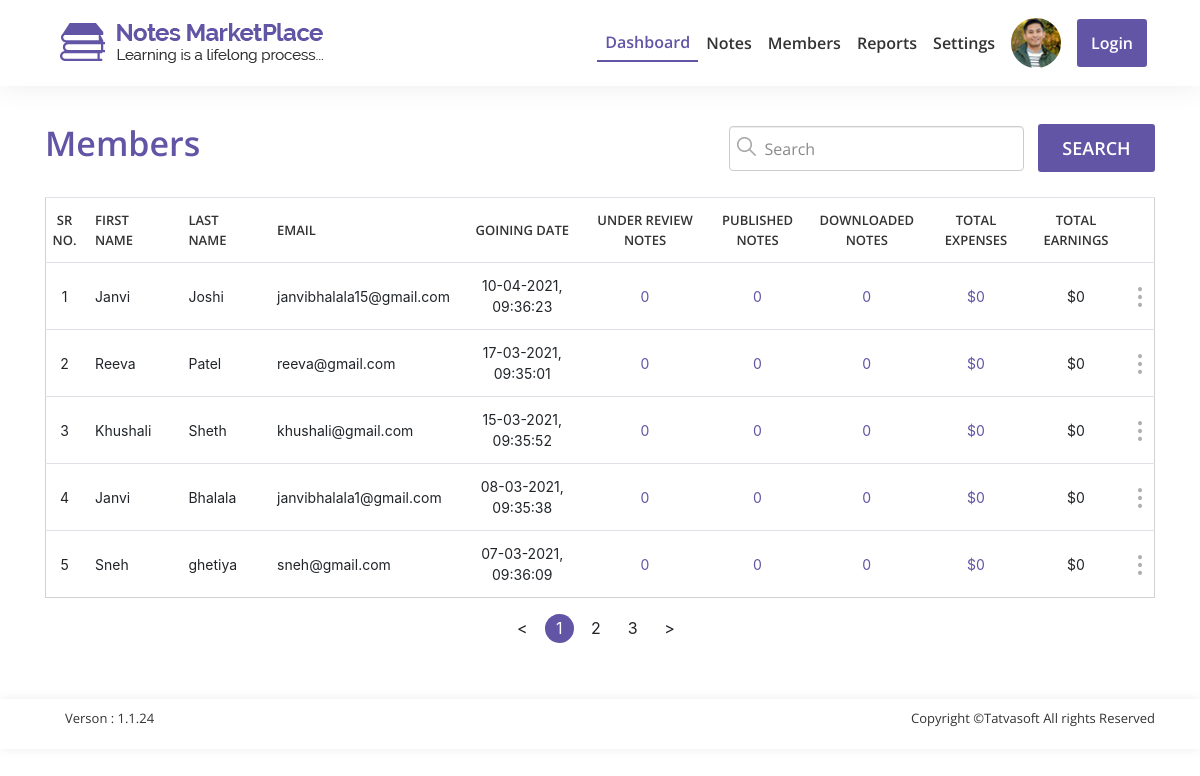
/admin/members.php, run on the app's committed database.
### tables this page shows
CREATE TABLE `users` (
  `user_id` int(11) NOT NULL,
  `role_id` int(11) NOT NULL,
  `fname` varchar(50) NOT NULL,
  `lname` varchar(50) NOT NULL,
  `email` varchar(100) NOT NULL,
  `phone_code` varchar(5) DEFAULT NULL,
  `phone` varchar(20) DEFAULT NULL,
  `password` varchar(24) NOT NULL,
  `is_email_verfied` bit(2) NOT NULL DEFAULT b'0',
  `created_by` int(11) DEFAULT NULL,
  `created_date` datetime DEFAULT NULL,
  `updated_date` datetime DEFAULT NULL,
  `updated_by` int(11) DEFAULT NULL,
  `is_active` bit(2) DEFAULT b'1'
);

### admin/members.php (the view, shortened to what this page needs)
<!DOCTYPE html>
<html lang="en">
<?php
    include "process/connection.php";
   $query="SELECT user_id,fname ,lname,email,created_date FROM users WHERE is_email_verfied=1 AND role_id=1 AND is_active=1 ORDER BY users.created_date DESC";
    $result=mysqli_query($conn, $query);
?>
<head>
	<link rel="stylesheet" href="css/boostrap/bootstrap.min.css">
	<link rel="stylesheet" href="css/animate/animate.min.css">
	<link rel="stylesheet" href="css/style.css">
</head>
<body>
	<div id="members">
		<?php  include "includes/header.php"; ?>
		<section>
			<div class="container">
				<div class=" search-tab row pt-4">
					<div class="col-md-auto  col-sm-12 animated slideInLeft">
						<h2>Members</h2>
					</div>
					<div class="col-md-auto col-sm-12 ml-auto animated slideInRight">
						<form>
							<div class="form-group ">
								<span class=" search-me">
									<img class=" field-icon-search" src="img/icons/search-icon.png">
									<input type="text" name="full-name" class="searchMeTable search-me form-search" placeholder="Search" />
								</span>
								<button class="search-btn">Search</button>
							</div>
						</form>
					</div>
				</div>
				<section class="table-container-row5" id="member-table">
					<div class="table-responsive animated slideInUp">
						<?php if($result && mysqli_num_rows($result) != 0){ ?>
						<table class="table  my-tables paginated">
							<thead class="extra-small-head">
								<tr>
									<td class="align-middle text-center">Sr No.</td>
									<td class="align-middle">First Name</td>
									<td class="align-middle">Last Name</td>
									<td class="align-middle">Email</td>
									<td class="align-middle">Goining Date</td>
									<td class="align-middle text-center">Under Review Notes</td>
									<td class="align-middle text-center">Published Notes</td>
									<td class="align-middle text-center">Downloaded Notes</td>
									<td class="align-middle text-center">Total Expenses</td>
									<td class="align-middle text-center">Total Earnings</td>
									<td></td>
								</tr>
							</thead>
							<tbody>
								<?php $i=1;  while($row=mysqli_fetch_assoc($result)){
								$user_id=$row['user_id'];
								$review="SELECT COUNT(note.status_id) AS reviews FROM note WHERE note.status_id=2 AND user_id='$user_id'";
								$published="SELECT COUNT(note.status_id) AS published FROM note WHERE note.status_id=3 AND user_id='$user_id'";
								$selling="SELECT SUM(order_note.purchase_price) AS earning FROM order_note WHERE seller_id='$user_id'";
								$expense="SELECT SUM(order_note.purchase_price) AS expanse FROM order_note WHERE user_id='$user_id'";
								if(mysqli_query($conn, $review)){
									$result_review=mysqli_query($conn, $review);
									$review=mysqli_fetch_assoc($result_review);
								}
								if(mysqli_query($conn, $selling)){
									$result_selling=mysqli_query($conn, $selling);
									$selling=mysqli_fetch_assoc($result_selling);
									if(empty($selling['earning'])){
										$selling['earning']=0;
									}
								}
								if(mysqli_query($conn, $published)){
									$result_published=mysqli_query($conn, $published);
									$published=mysqli_fetch_assoc($result_published);
								}
								if(mysqli_query($conn, $expense)){
									$result_expense=mysqli_query($conn, $expense);
									$expense=mysqli_fetch_assoc($result_expense);
									if(empty($expense['expanse'])){
										$expense['expanse']=0;
									}
								}
							?>
								<tr>
									<td><?php echo $i; ?></td>
									<td><?php echo $row['fname']; ?></td>
									<td><?php echo $row['lname']; ?></td>
									<td><?php echo $row['email']; ?></td>
									<td>
										<?php
                                         $time=strtotime($row['created_date']);
                                          $t=date("d-m-Y, H:i:s", $time);
                                          echo $t;  ?></td>
									<td onclick="window.location.href = 'notes-under-review.php?id=<?php echo $row['user_id']; ?>';"><?php echo $review['reviews']; ?></td>
									<td onclick="window.location.href = 'published-notes.php?id=<?php echo $row['user_id']; ?>';"><?php echo $published['published']; ?></td>
									<td onclick="window.location.href = 'downloaded-notes.php?id=<?php echo $row['user_id']; ?>';"><?php echo $selling['earning']; ?></td>
									<td>$<?php echo $selling['earning']; ?></td>
									<td class="text-center">$<?php echo $expense['expanse']; ?></td>
									<td>
										<div class="dropdown pull-right align-middle">
											<a class="toggle" href="#" data-toggle="dropdown"><img src="img/icons/dots.png" class="img-responsive"></a>
										</div>
									</td>
								</tr>
								<?php $i++; }?>
							</tbody>
						</table>
						<?php } else{?>
						<h5 class="text-center mt-3">No Record Found</h5>
						<?php } ?>
					</div>
				</section>
			</div>
		</section>
		<?php  include "includes/footer.php" ?>
	</div>
</body>
</html>

### admin/css/style.css (style rules this page uses)
html, body { height: 100%; padding-top: 50px; }
section { background: #fff; overflow: hidden; width: 100%; }
.form-group { margin-bottom: 0; }
input::placeholder { color: #8a8a8a; font-size: 16px; font-weight: 400px; font-family: "Open Sans", sans-serif; }
.search-me .form-search, .search-me .form-control { padding-left: 35px; }
.field-icon-search { float: left; position: absolute; top: 13px; z-index: 2; margin-left: 8px; color: #333333 !important; }
button { font-family: "Open Sans", sans-serif; text-transform: uppercase; outline: 0; background-color: #6255a5; width: 100%; border: 0; padding: 10px; color: #FFFFFF; font-size: 18px; -webkit-transition: all 0.3 ease; transition: all 0.3 ease; cursor: pointer; font-weight: 600; border-radius: 3px; }
.search-btn { font-family: "Open Sans", sans-serif; text-transform: uppercase; cursor: pointer; background-color: #6255a5; margin: 0 0 20px 10px; width: 117px; font-weight: 600; font-size: 18px; border-radius: 3px; color: #fff; }
input, .rate, button { font-size: 16px; padding: 8px; }
button { min-width: 48px; min-height: 48px; }
.table-container-row10 table > tbody > tr > td:first-child, #downloaded-note-table table > tbody > tr > td:first-child, #members table tr td:first-child, #members table tr td:nth-child(5), #published-notes tr td:nth-last-child(2) { padding-left: 0px; padding-right: 0px; text-align: center; }
table thead tr { font-family: "Open Sans", sans-serif; font-size: 16px; font-weight: 600; line-height: 20px; color: #333333; height: 60px; padding: 0; }
table thead.extra-small-head tr { font-family: "Open Sans", sans-serif; font-size: 13px; font-weight: 600; line-height: 20px; color: #333333; height: 60px; padding: 0; }
#members table tr td:nth-last-child(-n+5) { width: 100px; text-align: center; }
#members table tr td:nth-last-child(6), #published-notes tr td:nth-last-child(2), #Admin-dashboard tr td:nth-last-child(2) { width: 125px; text-align: center; }
#members table tr td:last-child, #published-notes tr td:last-child { width: auto !important; }
#members .table > tbody > tr > td { vertical-align: middle; height: 60px; font-size: 14px; }
.table > tbody > tr > td { vertical-align: middle; height: 60px; font-size: 16px; }
.table > thead > tr > td { text-transform: uppercase; }
.my-tables { border: 1px solid #d1d1d1; }
.my-tables thead { width: 100%; }
.form-search { height: 45px; padding: 6px 10px; width: auto; font-size: 16px; line-height: 1.428571429; color: #555555; background-color: #fff; background-image: none; border: 1px solid #ccc; border-radius: 4px; -webkit-box-shadow: inset 0 1px 1px rgba(0, 0, 0, 0.075); box-shadow: inset 0 1px 1px rgba(0, 0, 0, 0.075); -webkit-transition: border-color ease-in-out 0.15s, box-shadow ease-in-out 0.15s; -o-transition: border-color ease-in-out 0.15s, box-shadow ease-in-out 0.15s; transition: border-color ease-in-out 0.15s, box-shadow ease-in-out 0.15s; margin-bottom: 20px; }
.search-tab .form-group { width: 100%; }
.search-tab { margin: 0 0 5px 0; width: inherit; }
.search-tab div { padding: 0; }
.table-container-row5 .table > tbody > tr > td:first-child, .table-container-row5 .table > thead > tr > td:first-child, .manage-table .table > tbody > tr > td:nth-last-child(-n+2), .manage-table .table > thead > tr > td:nth-last-child(-n+2) { text-align: center; }
.search-tab h2, #Admin-dashboard h2 { color: #6255a5; font-family: "Open Sans", sans-serif; font-weight: 600; font-size: 34px; line-height: 38px; }
#spam-report .table > tbody > tr > td:nth-child(3), #downloaded-notes table > tbody > tr > td:nth-child(2), .table-container-row10 table > tbody > tr > td:nth-child(2), #published-notes table > tbody > tr > td:nth-last-child(2), #published-notes table > tbody > tr > td:nth-child(2), #Admin-dashboard table > tbody > tr > td:nth-last-child(2), #Admin-dashboard table > tbody > tr > td:nth-child(2), #rejected-table table > tbody > tr > td:nth-child(2), #member-table table > tbody > tr > td:nth-last-child(6), #member-table table > tbody > tr > td:nth-last-child(5), #member-table table > tbody > tr > td:nth-last-child(4), #member-table table > tbody > tr > td:nth-last-child(3), #member-detail-table table > tbody > tr > td:nth-child(2), #note-under-review-table table > tbody > tr > td:nth-child(2) { color: #6255a5; }

### data on the page
users: fname "Janvi", lname "Joshi", email "janvibhalala15@gmail.com", created_date "10-04-2021, 09:36:23", reviews "0", published "0", earning "0", expanse "0"
users: fname "Reeva", lname "Patel", email "reeva@gmail.com", created_date "17-03-2021, 09:35:01", reviews "0", published "0", earning "0", expanse "0"
users: fname "Khushali", lname "Sheth", email "khushali@gmail.com", created_date "15-03-2021, 09:35:52", reviews "0", published "0", earning "0", expanse "0"
users: fname "Janvi", lname "Bhalala", email "janvibhalala1@gmail.com", created_date "08-03-2021, 09:35:38", reviews "0", published "0", earning "0", expanse "0"
users: fname "Sneh", lname "ghetiya", email "sneh@gmail.com", created_date "07-03-2021, 09:36:09", reviews "0", published "0", earning "0", expanse "0"
